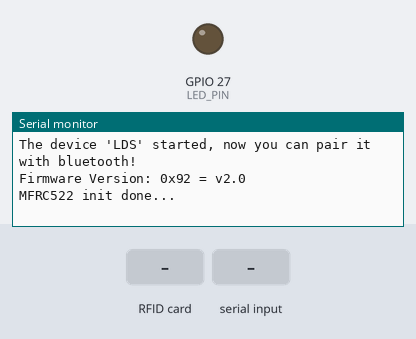
Recording of a sketch running on a simulated ESP32. Shown: output pins drawn as LEDs (lit = HIGH), the last lines printed to the serial monitor. Inputs (shaded band) come from the test bench. Nothing arrives over Bluetooth unless stated.

Above: at 1.2 s.
1.3 s: RFID card 5E 7A 19 C4 held to the reader
At 2.5 s:
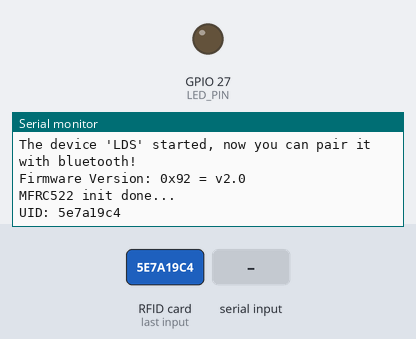
2.8 s: "1\n" received over the second serial link
At 3.8 s:
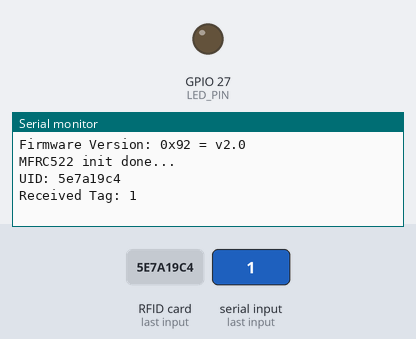

The sketch:

LuggageTag.ino
```cpp
// Project: LuggageTag
// Company: JW Marriot
// By: Kang Liat Chuan (Nov 2023) with some help from cGPT
// Description: Receive luggage tag from app (LDS.aia) via Bluetooth
//              Search for the RFID tag. When found, light LED and send signal to app
// Ref: https://www.electronicwings.com/esp32/rfid-rc522-interfacing-with-esp32
// Software: modified initially from DumpInfo.ino
// Hardware: ESP32 - MFRC522
//           3.3v  - 3.3v
//           GND   - GND
//           G0    - RST
//           G19   - MISO
//           G23   - MOSI
//           G18   - SCK
//           G5    - SDA

#include <Arduino.h>
#include <SPI.h>
#include <MFRC522.h>
#include "BluetoothSerial.h"

#define RST_PIN    0         // Configurable, see pin layout above
#define SS_PIN     5         // Configurable, see pin layout above
#define LED_PIN    27

#if !defined(CONFIG_BT_ENABLED) || !defined(CONFIG_BLUEDROID_ENABLED)
#error Bluetooth is not enabled! Please run `make menuconfig` to and enable it
#endif

BluetoothSerial SerialBT;
MFRC522 mfrc522(SS_PIN, RST_PIN);  // Create MFRC522 instance

String tag = "";
String tag_tmp = "";
String uidString = "";

void setup() {
	Serial.begin(115200);		// Initialize serial communications with the PC
	while (!Serial);		// Do nothing if no serial port is opened (added for Arduinos based on ATMEGA32U4)

  SerialBT.begin("LDS"); //Bluetooth device name
  Serial.println("The device 'LDS' started, now you can pair it with bluetooth!");

	SPI.begin();			// Init SPI bus
	mfrc522.PCD_Init();		// Init MFRC522
	delay(4);				// Optional delay. Some board do need more time after init to be ready, see Readme
	mfrc522.PCD_DumpVersionToSerial();	// Show details of PCD - MFRC522 Card Reader details
	Serial.println(F("MFRC522 init done..."));
  pinMode(LED_PIN, OUTPUT);
}

void loop() {

  if (SerialBT.available()) {
    char incomingChar = SerialBT.read();

    // Check for the end of the string
    if (incomingChar != '\n') {
      // Concatenate the incoming character to the string
      tag_tmp += incomingChar;
    } else {
      // End of the string, process the complete string
      tag = tag_tmp;
      tag_tmp = ""; // Reset the tag string for the next input
      Serial.println("Received Tag: " + tag);
    }
  }

  // Check for a card and read the UID
  if (mfrc522.PICC_IsNewCardPresent() && mfrc522.PICC_ReadCardSerial()) {
    // Convert uidByte array to a string
    uidString = "";
    for (byte i = 0; i < mfrc522.uid.size; i++) {
      // Concatenate each byte to the string
      uidString += String(mfrc522.uid.uidByte[i], HEX);
    }
    Serial.println("UID: " + uidString);

    if ((uidString == tag) && !((tag == "") && (uidString == ""))) {
      digitalWrite(LED_PIN, HIGH);
    }
    delay(2000);
  } else {
    digitalWrite(LED_PIN, LOW);
  }

  // Halt the PICC
  mfrc522.PICC_HaltA();
  // Stop encryption on PCD
  mfrc522.PCD_StopCrypto1();

}
```

Measured:
- after the input at 1.3 s, the serial monitor: prints a new line at once (image 1)
- after the input at 2.8 s, the serial monitor: prints a new line after 0.54 s (image 2)
